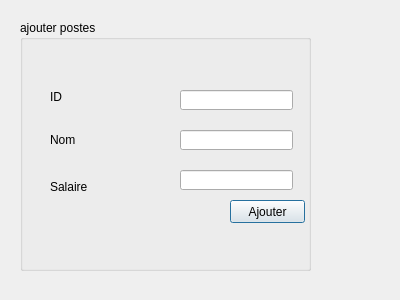
<?xml version="1.0" encoding="UTF-8"?>
<ui version="4.0">
 <class>ajouterp</class>
 <widget class="QDialog" name="ajouterp">
  <property name="geometry">
   <rect>
    <x>0</x>
    <y>0</y>
    <width>400</width>
    <height>300</height>
   </rect>
  </property>
  <property name="windowTitle">
   <string>Dialog</string>
  </property>
  <widget class="QGroupBox" name="groupBox">
   <property name="geometry">
    <rect>
     <x>20</x>
     <y>20</y>
     <width>291</width>
     <height>251</height>
    </rect>
   </property>
   <property name="title">
    <string>ajouter postes</string>
   </property>
   <widget class="QLabel" name="label">
    <property name="geometry">
     <rect>
      <x>30</x>
      <y>70</y>
      <width>47</width>
      <height>14</height>
     </rect>
    </property>
    <property name="text">
     <string>ID</string>
    </property>
   </widget>
   <widget class="QLabel" name="label_2">
    <property name="geometry">
     <rect>
      <x>30</x>
      <y>110</y>
      <width>91</width>
      <height>20</height>
     </rect>
    </property>
    <property name="text">
     <string>Nom</string>
    </property>
   </widget>
   <widget class="QLineEdit" name="le_id">
    <property name="geometry">
     <rect>
      <x>160</x>
      <y>70</y>
      <width>113</width>
      <height>20</height>
     </rect>
    </property>
    <property name="text">
     <string/>
    </property>
   </widget>
   <widget class="QLineEdit" name="nom_poste">
    <property name="geometry">
     <rect>
      <x>160</x>
      <y>110</y>
      <width>113</width>
      <height>20</height>
     </rect>
    </property>
   </widget>
   <widget class="QPushButton" name="Ajouterpo">
    <property name="geometry">
     <rect>
      <x>210</x>
      <y>180</y>
      <width>75</width>
      <height>23</height>
     </rect>
    </property>
    <property name="text">
     <string>Ajouter</string>
    </property>
   </widget>
   <widget class="QLineEdit" name="poste_salaire">
    <property name="geometry">
     <rect>
      <x>160</x>
      <y>150</y>
      <width>113</width>
      <height>20</height>
     </rect>
    </property>
    <property name="readOnly">
     <bool>false</bool>
    </property>
   </widget>
   <widget class="QLabel" name="label_3">
    <property name="geometry">
     <rect>
      <x>30</x>
      <y>160</y>
      <width>47</width>
      <height>14</height>
     </rect>
    </property>
    <property name="text">
     <string>Salaire</string>
    </property>
   </widget>
  </widget>
 </widget>
 <resources/>
 <connections/>
</ui>
